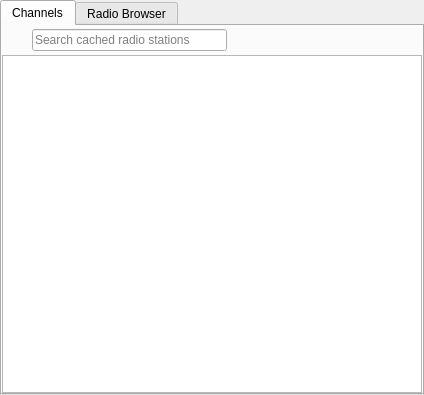
<?xml version="1.0" encoding="UTF-8"?>
<ui version="4.0">
 <class>RadioViewContainer</class>
 <widget class="QWidget" name="RadioViewContainer">
  <property name="geometry">
   <rect>
    <x>0</x>
    <y>0</y>
    <width>424</width>
    <height>395</height>
   </rect>
  </property>
  <property name="windowTitle">
   <string>Form</string>
  </property>
  <layout class="QVBoxLayout" name="verticalLayout">
   <property name="spacing">
    <number>0</number>
   </property>
   <property name="leftMargin">
    <number>0</number>
   </property>
   <property name="topMargin">
    <number>0</number>
   </property>
   <property name="rightMargin">
    <number>0</number>
   </property>
   <property name="bottomMargin">
    <number>0</number>
   </property>
   <item>
    <widget class="QTabWidget" name="tab_widget">
     <property name="currentIndex">
      <number>0</number>
     </property>
     <widget class="QWidget" name="tab_channels">
      <attribute name="title">
       <string>Channels</string>
      </attribute>
      <layout class="QVBoxLayout" name="layout_channels">
       <property name="spacing">
        <number>0</number>
       </property>
       <property name="leftMargin">
        <number>0</number>
       </property>
       <property name="topMargin">
        <number>0</number>
       </property>
       <property name="rightMargin">
        <number>0</number>
       </property>
       <property name="bottomMargin">
        <number>0</number>
       </property>
       <item>
        <layout class="QHBoxLayout" name="horizontalLayout">
         <item>
          <widget class="QToolButton" name="refresh">
           <property name="enabled">
            <bool>true</bool>
           </property>
           <property name="text">
            <string/>
           </property>
           <property name="iconSize">
            <size>
             <width>22</width>
             <height>22</height>
            </size>
           </property>
           <property name="autoRaise">
            <bool>true</bool>
           </property>
          </widget>
         </item>
         <item>
          <widget class="QLineEdit" name="search_channels">
           <property name="placeholderText">
            <string>Search cached radio stations</string>
           </property>
           <property name="clearButtonEnabled">
            <bool>true</bool>
           </property>
          </widget>
         </item>
         <item>
          <spacer name="horizontalSpacer">
           <property name="orientation">
            <enum>Qt::Horizontal</enum>
           </property>
           <property name="sizeHint" stdset="0">
            <size>
             <width>40</width>
             <height>20</height>
            </size>
           </property>
          </spacer>
         </item>
        </layout>
       </item>
       <item>
        <widget class="RadioView" name="view">
         <property name="showDropIndicator" stdset="0">
          <bool>false</bool>
         </property>
         <property name="dragEnabled">
          <bool>true</bool>
         </property>
         <property name="dragDropMode">
          <enum>QAbstractItemView::DragDrop</enum>
         </property>
         <property name="alternatingRowColors">
          <bool>true</bool>
         </property>
         <property name="iconSize">
          <size>
           <width>16</width>
           <height>16</height>
          </size>
         </property>
         <property name="uniformRowHeights">
          <bool>true</bool>
         </property>
         <property name="allColumnsShowFocus">
          <bool>true</bool>
         </property>
         <property name="headerHidden">
          <bool>true</bool>
         </property>
        </widget>
       </item>
      </layout>
     </widget>
     <widget class="RadioBrowserSearchView" name="search_view">
      <attribute name="title">
       <string>Radio Browser</string>
      </attribute>
     </widget>
    </widget>
   </item>
  </layout>
 </widget>
 <customwidgets>
  <customwidget>
   <class>RadioView</class>
   <extends>QTreeView</extends>
   <header>radios/radioview.h</header>
  </customwidget>
  <customwidget>
   <class>RadioBrowserSearchView</class>
   <extends>QWidget</extends>
   <header>radios/radiobrowsersearchview.h</header>
  </customwidget>
 </customwidgets>
 <resources/>
 <connections/>
</ui>
